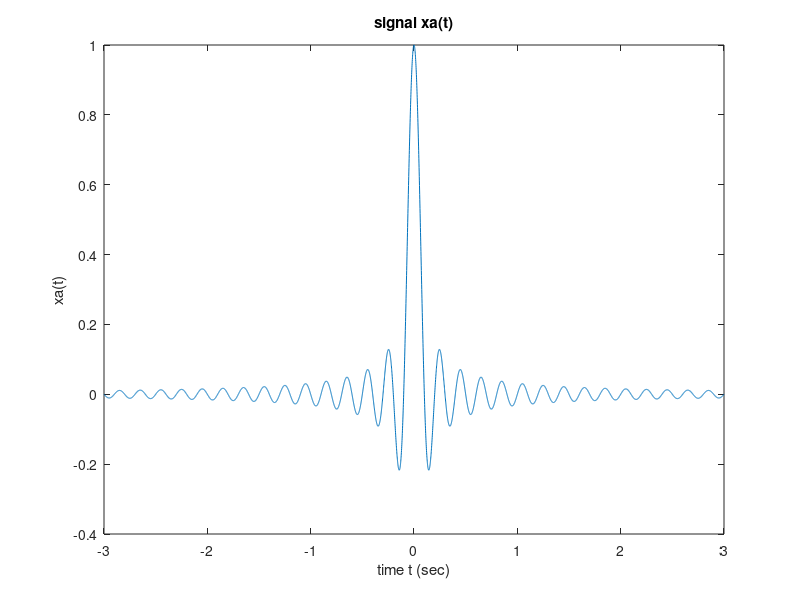
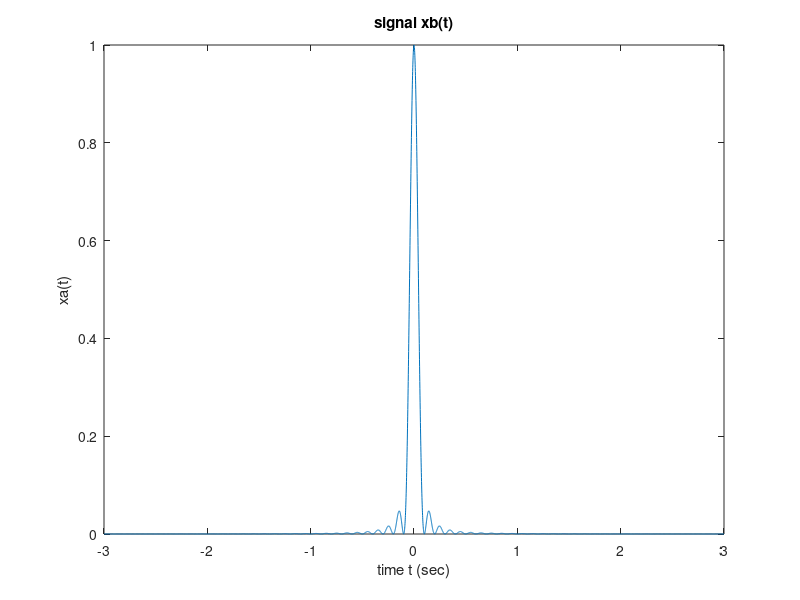

Here is the MATLAB script that generated these plots, in order:
% Pratice 1-1
clear;
f0=10; % 10 Hz sine wave
dt=0.001; % resolution
Length=3; % Total length =0.4 sec
t=-3:dt:Length;
xa=sin(pi*f0*t)./(pi*f0*t);
xa(t==0) = 1;
xb=xa.^2;
figure;plot(t,xa);
xlabel('time t (sec)'); ylabel('xa(t)');
title('signal xa(t)');
figure;plot(t,xb);
xlabel('time t (sec)'); ylabel('xa(t)');
title('signal xb(t)');
